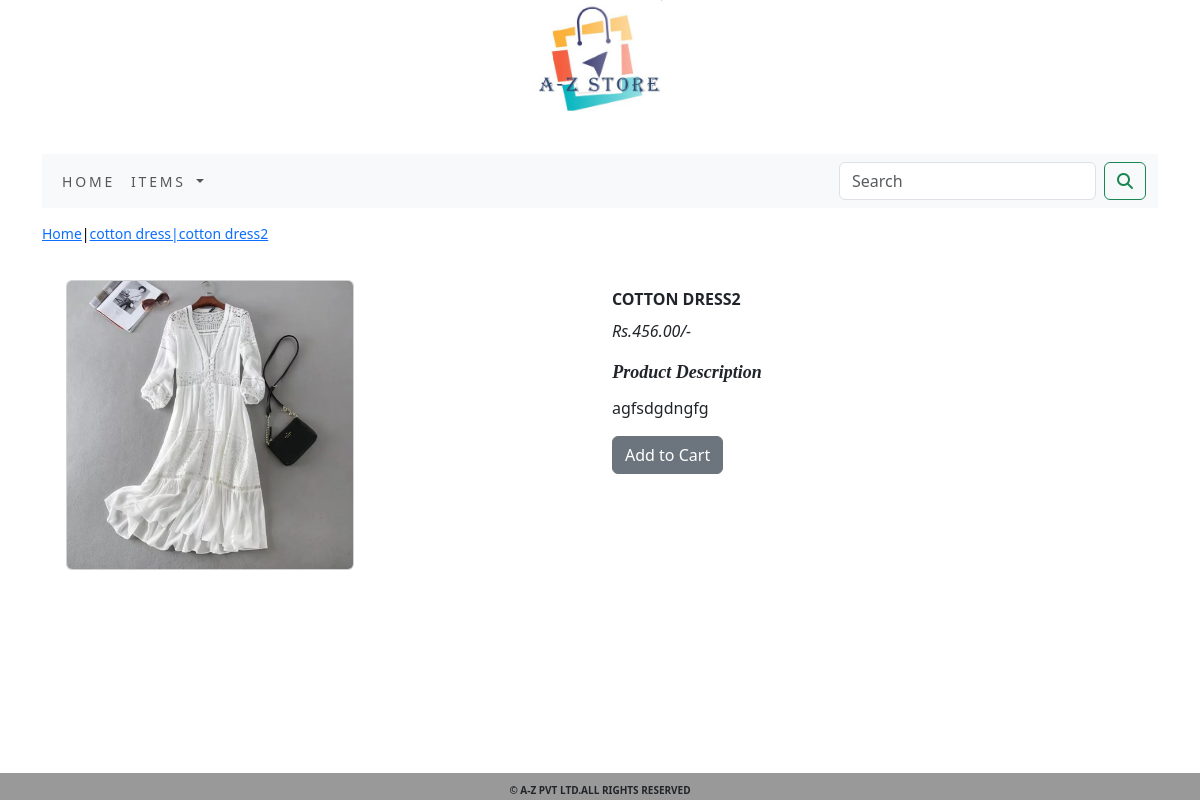
The app's page /cotton-dress/cotton-dress2/ with its own data.
### ecom_app/models.py (models this page shows, shortened)
class Product(models.Model):
    name = models.CharField(max_length=250, unique=True)
    slug = models.SlugField(max_length=250, unique=True)
    description = models.TextField(blank=True)
    price = models.DecimalField(max_digits=10, decimal_places=2)
    category = models.ForeignKey(Category, on_delete=models.CASCADE)
    image = models.FileField(upload_to='product', blank=True)
    stock = models.IntegerField()
    available = models.BooleanField(default=True)
    created = models.DateTimeField(auto_now_add=True)
    updated = models.DateTimeField(auto_now=True)
    class Meta:
        ordering = ('name',)
        verbose_name = 'product'
        verbose_name_plural = 'products'

class Category(models.Model):
    name = models.CharField(max_length=250, unique=True)
    slug = models.SlugField(max_length=250, unique=True)
    description = models.TextField(blank=True)
    image = models.FileField(upload_to='category', blank=True)
    class Meta:
        ordering = ('name',)
        verbose_name = 'category'
        verbose_name_plural = 'categories'
    def get_url(self):
        return reverse('ecom_app:products_by_category', args=[self.slug])
    def __str__(self):
        return '{}'.format(self.name)

### ecom_app/views.py (the view)
# urls.py: path('<slug:c_slug>/<slug:product_slug>/',views.proDetail,name="prodCatDetail")
def proDetail(request,c_slug,product_slug):
    try:
        product=Product.objects.get(category__slug=c_slug,slug=product_slug)
    except Exception as e:
        raise e
    return render(request,"product.html",{'product':product})

### cart/context_processors.py (called while the page is built)
def counter(request):
    item_count=0
    if 'admin' in request.path:
        return {}
    else:
        try:
            cart=Cart.objects.filter(cart_id=_cart_id(request))
            car_items=CartItem.objects.all().filter(cart=cart[:1])
            for cart_item in car_items:
                item_count += cart_item.quantity
        except Cart.DoesNotExist:
            item_count=0
    return dict(item_count=item_count)

### cart/views.py (called while the page is built)
def _cart_id(request):
    cart = request.session.session_key
    if not cart:
        cart = request.session.create()
    return cart

### ecom_app/context_processors.py (called while the page is built)
def menu_links(request):
    links=Category.objects.all()
    return dict(links=links)

### templates/product.html (shortened to what this page needs)
{% extends 'base.html' %}
{% load static %}
{% block content %}
<div class="row my_prod_row_class">
    <div class="mx_auto">
        <p><a href="{% url 'ecom_app:allProdCat' %}">Home</a>|<a href="{{product.category.get_url}}">{{product.category}}|{{product.name}}</a></p>
</div>
</div>
<div class="container">
 <div class="row mx-auto">
    <div class="col-12 col-sm-12 col-md-12 col-lg-6 text-center">
        <div class="card text-center">
            <div><img class="card-img" src="{{product.image.url}}" alt="{{product.name}}" ></div>
        </div>
    </div>
    <div class="col-12 col-sm-12 col-md-12 col-lg-6">
             <div>
              <h1 class="my_prod_title"><b>{{product.name}}</b></h1>
                 <p><i>Rs.{{product.price}}/-</i></p>
              <p class="text-justify my_title"><b><em>Product Description</em></b></p>
              <p class=" my_prod_text">{{product.description}}</p>
                {% if product.stock <= 0 %}
                <p class="text-justify my_prod_text"><b>Out Of Stock</b></p>
                 {% else %}
                <a class="btn btn-secondary" href="{% url 'cart:add_cart' product.id %}">Add to Cart</a>
            {% endif %}
             </div>
    </div>
 </div>
</div>
{% endblock %}

### static/css/custom.css (style rules this page uses)
.my_title { font-size:16px; text_transform:uppercase; letter-spacing:.2em; }
.card { margin-bottom:30px; object-fit:cover }
.card { width:18rem; height:auto; }
.card-img { width:100%; height:18rem; object-fit:cover; }
.my_prod_row_class { padding-top:15px; padding-bottom:20px; }
.my_prod_row_class .mx_auto { color:#000; font-size:14px; text-decoration:none; }
.my_prod_title { font-size:16px; text-transform:uppercase; letter-spacing:em; padding-top:10px; padding-bottom:10px; margin:0px; }
.my_title { padding-top:px; padding-bottom:10px; letter-spacing:0em; font-size:18px; font-family:'Times New Roman'; margin:0.2px; }
.my_prod_text { padding-right:2px; padding-top:0px; padding-bottom:0px; }

### records on screen
Product: category "cotton dress", name "cotton dress2", image (picture), name "COTTON DRESS2", price "456.00", description "agfsdgdngfg"
